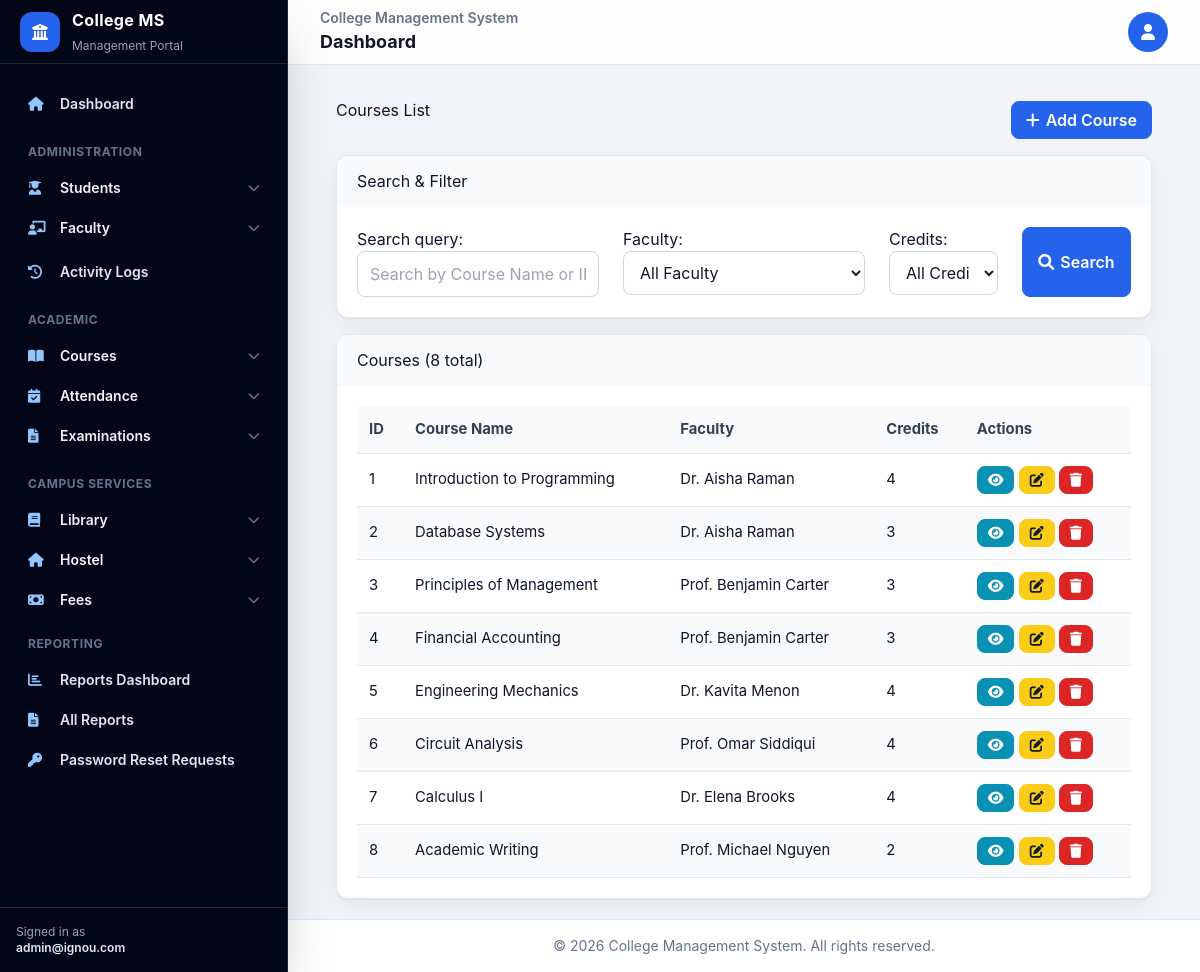
Screenshot of /courses/list/ (signed in) with the database file from the repository.
### faculty_management/models.py (models this page shows)
class Faculty(models.Model):
    faculty_id = models.AutoField(primary_key=True)
    user = models.OneToOneField(User, on_delete=models.CASCADE, related_name='faculty_profile')
    name = models.CharField(max_length=100)
    email = models.EmailField(unique=True)
    department = models.CharField(max_length=100, default='General')
    created_at = models.DateTimeField(auto_now_add=True)
    updated_at = models.DateTimeField(auto_now=True)
    def __str__(self):
        return f"{self.name} ({self.formatted_id})"
    @property
    def formatted_id(self):
        return f"FA{self.faculty_id:06d}"

### course_management/models.py (models this page shows, shortened)
class Course(models.Model):
    course_id = models.AutoField(primary_key=True)
    code = models.CharField(max_length=20, unique=True, default='TMP001')
    name = models.CharField(max_length=100, default='Temporary Course')
    faculty = models.ForeignKey('faculty_management.Faculty', on_delete=models.CASCADE, related_name='courses', null=True, blank=True)
    description = models.TextField(blank=True, null=True)
    credits = models.IntegerField(default=3)
    is_active = models.BooleanField(default=True)
    created_at = models.DateTimeField(auto_now_add=True)
    updated_at = models.DateTimeField(auto_now=True)
    class Meta:
        ordering = ['code', 'name']

### course_management/views.py (the view)
# urls.py: path('list/', views.course_list, name='course_list'),
@login_required
def course_list(request):
    courses = Course.objects.all()
    form = CourseSearchForm(request.GET)
    if form.is_valid():
        search_query = form.cleaned_data.get('search_query')
        faculty_filter = form.cleaned_data.get('faculty')
        credits_filter = form.cleaned_data.get('credits')
        if search_query:
            courses = courses.filter(
                Q(name__icontains=search_query) |
                Q(code__icontains=search_query) |
                Q(course_id__icontains=search_query)
            )
        if faculty_filter:
            courses = courses.filter(faculty=faculty_filter)
        if credits_filter and credits_filter != '0':  # '0' is 'All Credits'
            courses = courses.filter(credits=credits_filter)
    courses = courses.order_by('course_id')
    paginator = Paginator(courses, 10)  # Show 10 courses per page
    page_number = request.GET.get('page')
    page_obj = paginator.get_page(page_number)
    context = {
        'page_obj': page_obj,
        'form': form,
        'total_courses': courses.count(),
    }
    return render(request, 'course_management/course_list.html', context)

### course_management/forms.py
class CourseSearchForm(forms.Form):
    search_query = forms.CharField(
        required=False,
        widget=forms.TextInput(attrs={'class': 'form-control', 'placeholder': 'Search by Course Name or ID'})
    )
    faculty = forms.ModelChoiceField(
        queryset=Faculty.objects.all(),
        required=False,
        widget=forms.Select(attrs={'class': 'form-control'}),
        empty_label="All Faculty"
    )
    credits = forms.ChoiceField(
        choices=[(0, 'All Credits')] + [(i, i) for i in range(1, 11)],
        required=False,
        widget=forms.Select(attrs={'class': 'form-control'})
    )

### templates/course_management/course_list.html (shortened to what this page needs)
{% extends 'base.html' %}
{% block content %}
<div class="container mt-4">
    <div class="row mb-4">
        <div class="col-md-8">
            <h2>Courses List</h2>
        </div>
        <div class="col-md-4 text-end">
            {% if user.is_staff or user.is_superuser %}
            <a href="{% url 'course_create' %}" class="btn btn-primary">
                <i class="fas fa-plus"></i> Add Course
            </a>
            {% endif %}
        </div>
    </div>
    <div class="card mb-4">
        <div class="card-header">
            <h5>Search & Filter</h5>
        </div>
        <div class="card-body">
            <form method="GET" action="{% url 'course_list' %}" class="row g-3">
                <div class="col-md-4">
                    {{ form.search_query.label_tag }}
                    {{ form.search_query }}
                </div>
                <div class="col-md-4">
                    {{ form.faculty.label_tag }}
                    {{ form.faculty }}
                </div>
                <div class="col-md-2">
                    {{ form.credits.label_tag }}
                    {{ form.credits }}
                </div>
                <div class="col-md-2 d-flex align-items-end">
                    <button type="submit" class="btn btn-primary w-100">
                        <i class="fas fa-search"></i> Search
                    </button>
                </div>
            </form>
        </div>
    </div>
    <div class="card">
        <div class="card-header d-flex justify-content-between">
            <h5>Courses ({{ total_courses }} total)</h5>
        </div>
        <div class="card-body">
            <div class="table-responsive">
                <table class="table table-striped table-hover">
                    <thead>
                        <tr>
                            <th>ID</th>
                            <th>Course Name</th>
                            <th>Faculty</th>
                            <th>Credits</th>
                            <th>Actions</th>
                        </tr>
                    </thead>
                    <tbody>
                        {% for course in page_obj %}
                        <tr>
                            <td>{{ course.course_id }}</td>
                            <td>{{ course.name }}</td>
                            <td>{{ course.faculty.name }}</td>
                            <td>{{ course.credits }}</td>
                            <td>
                                <a href="{% url 'course_detail' course.course_id %}" class="btn btn-sm btn-info">
                                    <i class="fas fa-eye"></i>
                                </a>
                                {% if user.is_staff or user.is_superuser %}
                                <a href="{% url 'course_update' course.course_id %}" class="btn btn-sm btn-warning">
                                    <i class="fas fa-edit"></i>
                                </a>
                                <a href="{% url 'course_delete' course.course_id %}" class="btn btn-sm btn-danger">
                                    <i class="fas fa-trash"></i>
                                </a>
                                {% endif %}
                            </td>
                        </tr>
                        {% empty %}
                        <tr>
                            <td colspan="5" class="text-center">No courses found.</td>
                        </tr>
                        {% endfor %}
                    </tbody>
                </table>
            </div>
        </div>
    </div>
</div>
{% endblock %}

### templates/base.html (shortened to what this page needs)
<!DOCTYPE html>
{% load static %}
<html lang="en">
<head>
    <script src="https://cdn.tailwindcss.com"></script>
    <link rel="stylesheet" href="https://cdnjs.cloudflare.com/ajax/libs/font-awesome/6.0.0/css/all.min.css">
    <link rel="stylesheet" href="{% static 'css/tailwind-compat.css' %}">
</head>
<body class="min-h-screen bg-slate-100 text-slate-900 antialiased">
    {% with user_type=user.profile.user_type|default:'' %}
    {% if user.is_authenticated %}
    <div class="min-h-screen lg:flex">
        <aside id="appSidebar" class="fixed inset-y-0 left-0 z-40 flex w-72 -translate-x-full flex-col border-r border-slate-800 bg-slate-950 text-slate-100 shadow-2xl transition-transform duration-200 lg:translate-x-0">
            <div class="flex h-16 items-center gap-3 border-b border-slate-800 px-5">
                <div class="grid h-10 w-10 place-items-center rounded-xl bg-blue-600 text-white">
                    <i class="fas fa-university"></i>
                </div>
                <div>
                    <a href="{% url 'home' %}" class="block text-base font-bold tracking-wide text-white">College MS</a>
                    <span class="text-xs text-slate-400">Management Portal</span>
                </div>
            </div>
            <nav class="flex-1 space-y-5 overflow-y-auto px-4 py-5 text-sm">
                <a href="{% url 'home' %}" class="flex items-center gap-3 rounded-xl px-3 py-2.5 font-semibold text-slate-200 hover:bg-slate-800 hover:text-white">
                    <i class="fas fa-home w-5 text-blue-300"></i> Dashboard
                </a>
                {% if user_type == 'admin' or user.is_staff %}
                <section>
                    <p class="px-3 pb-2 text-xs font-bold uppercase tracking-wider text-slate-500">Administration</p>
                    <details class="group">
                        <summary class="flex cursor-pointer list-none items-center justify-between rounded-xl px-3 py-2.5 font-semibold hover:bg-slate-800">
                            <span><i class="fas fa-user-graduate mr-3 w-5 text-blue-300"></i>Students</span>
                            <i class="fas fa-chevron-down text-xs text-slate-500 group-open:rotate-180"></i>
                        </summary>
                    </details>
                    <details class="group">
                        <summary class="flex cursor-pointer list-none items-center justify-between rounded-xl px-3 py-2.5 font-semibold hover:bg-slate-800">
                            <span><i class="fas fa-chalkboard-teacher mr-3 w-5 text-blue-300"></i>Faculty</span>
                            <i class="fas fa-chevron-down text-xs text-slate-500 group-open:rotate-180"></i>
                        </summary>
                    </details>
                    <a href="{% url 'auth:system_activity_logs' %}" class="mt-1 flex items-center gap-3 rounded-xl px-3 py-2.5 font-semibold text-slate-200 hover:bg-slate-800 hover:text-white">
                        <i class="fas fa-history w-5 text-blue-300"></i> Activity Logs
                    </a>
                </section>
                {% endif %}
                <section>
                    <p class="px-3 pb-2 text-xs font-bold uppercase tracking-wider text-slate-500">Academic</p>
                    <details class="group">
                        <summary class="flex cursor-pointer list-none items-center justify-between rounded-xl px-3 py-2.5 font-semibold hover:bg-slate-800">
                            <span><i class="fas fa-book-open mr-3 w-5 text-blue-300"></i>Courses</span>
                            <i class="fas fa-chevron-down text-xs text-slate-500 group-open:rotate-180"></i>
                        </summary>
                    </details>
                    <details class="group">
                        <summary class="flex cursor-pointer list-none items-center justify-between rounded-xl px-3 py-2.5 font-semibold hover:bg-slate-800">
                            <span><i class="fas fa-calendar-check mr-3 w-5 text-blue-300"></i>Attendance</span>
                            <i class="fas fa-chevron-down text-xs text-slate-500 group-open:rotate-180"></i>
                        </summary>
                    </details>
                    <details class="group">
                        <summary class="flex cursor-pointer list-none items-center justify-between rounded-xl px-3 py-2.5 font-semibold hover:bg-slate-800">
                            <span><i class="fas fa-file-alt mr-3 w-5 text-blue-300"></i>Examinations</span>
                            <i class="fas fa-chevron-down text-xs text-slate-500 group-open:rotate-180"></i>
                        </summary>
                    </details>
                </section>
                <section>
                    <p class="px-3 pb-2 text-xs font-bold uppercase tracking-wider text-slate-500">Campus Services</p>
                    <details class="group">
                        <summary class="flex cursor-pointer list-none items-center justify-between rounded-xl px-3 py-2.5 font-semibold hover:bg-slate-800">
                            <span><i class="fas fa-book mr-3 w-5 text-blue-300"></i>Library</span>
                            <i class="fas fa-chevron-down text-xs text-slate-500 group-open:rotate-180"></i>
                        </summary>
                    </details>
                    {% if user_type == 'admin' %}
                    <details class="group">
                        <summary class="flex cursor-pointer list-none items-center justify-between rounded-xl px-3 py-2.5 font-semibold hover:bg-slate-800">
                            <span><i class="fas fa-home mr-3 w-5 text-blue-300"></i>Hostel</span>
                            <i class="fas fa-chevron-down text-xs text-slate-500 group-open:rotate-180"></i>
                        </summary>
                    </details>
                    <details class="group">
                        <summary class="flex cursor-pointer list-none items-center justify-between rounded-xl px-3 py-2.5 font-semibold hover:bg-slate-800">
                            <span><i class="fas fa-money-bill mr-3 w-5 text-blue-300"></i>Fees</span>
                            <i class="fas fa-chevron-down text-xs text-slate-500 group-open:rotate-180"></i>
                        </summary>
                    </details>
                    <p class="px-3 pb-2 pt-4 text-xs font-bold uppercase tracking-wider text-slate-500">Reporting</p>
                    <a class="flex items-center gap-3 rounded-xl px-3 py-2.5 font-semibold text-slate-200 hover:bg-slate-800 hover:text-white" href="{% url 'reporting_dashboard' %}">
                        <i class="fas fa-chart-bar w-5 text-blue-300"></i> Reports Dashboard
                    </a>
                    <a class="flex items-center gap-3 rounded-xl px-3 py-2.5 font-semibold text-slate-200 hover:bg-slate-800 hover:text-white" href="{% url 'report_list' %}">
                        <i class="fas fa-file-alt w-5 text-blue-300"></i> All Reports
                    </a>
                    <a class="flex items-center gap-3 rounded-xl px-3 py-2.5 font-semibold text-slate-200 hover:bg-slate-800 hover:text-white" href="{% url 'auth:admin_reset_requests' %}">
                        <i class="fas fa-key w-5 text-blue-300"></i> Password Reset Requests
                    </a>
                    {% endif %}
                </section>
            </nav>
            <div class="border-t border-slate-800 p-4 text-xs text-slate-400">
                Signed in as
                <span class="block truncate font-semibold text-slate-200">{{ user.email|default:user.username }}</span>
            </div>
        </aside>
        <div class="flex min-h-screen w-full flex-col lg:pl-72">
            <header class="sticky top-0 z-20 border-b border-slate-200 bg-white/90 backdrop-blur">
                <div class="flex h-16 items-center justify-between gap-3 px-4 sm:px-6 lg:px-8">
                    <div class="min-w-0">
                        <p class="truncate text-sm font-semibold text-slate-500">College Management System</p>
                        <h1 class="truncate text-lg font-bold text-slate-900">{% block page_heading %}Dashboard{% endblock %}</h1>
                    </div>
                    <div class="dropdown">
                        <button class="grid h-10 w-10 place-items-center rounded-full bg-blue-600 text-white" type="button" aria-label="Open user menu">
                            <i class="fas fa-user"></i>
                        </button>
                    </div>
                </div>
            </header>
            <main class="flex-1 px-4 py-5 sm:px-6 lg:px-8">
    {% endif %}
            {% block content %}{% endblock %}
    {% if user.is_authenticated %}
            </main>
            <footer class="border-t border-slate-200 bg-white px-4 py-4 text-center text-sm text-slate-500">
                &copy; {% now 'Y' %} College Management System. All rights reserved.
            </footer>
        </div>
    </div>
    {% else %}
        </main>
    </div>
    {% endif %}
    {% endwith %}
</body>
</html>

### rows the page displays
Faculty: faculty "All Faculty"
Course: course_id "1", name "Introduction to Programming", faculty.name "Dr. Aisha Raman", credits "4"
Course: course_id "2", name "Database Systems", faculty.name "Dr. Aisha Raman", credits "3"
Course: course_id "3", name "Principles of Management", faculty.name "Prof. Benjamin Carter", credits "3"
Course: course_id "4", name "Financial Accounting", faculty.name "Prof. Benjamin Carter", credits "3"
Course: course_id "5", name "Engineering Mechanics", faculty.name "Dr. Kavita Menon", credits "4"
Course: course_id "6", name "Circuit Analysis", faculty.name "Prof. Omar Siddiqui", credits "4"
Course: course_id "7", name "Calculus I", faculty.name "Dr. Elena Brooks", credits "4"
Course: course_id "8", name "Academic Writing", faculty.name "Prof. Michael Nguyen", credits "2"

### other values shown
{{ user.email|default:user.username }} "admin@ignou.com"
{{ total_courses }} "8"
